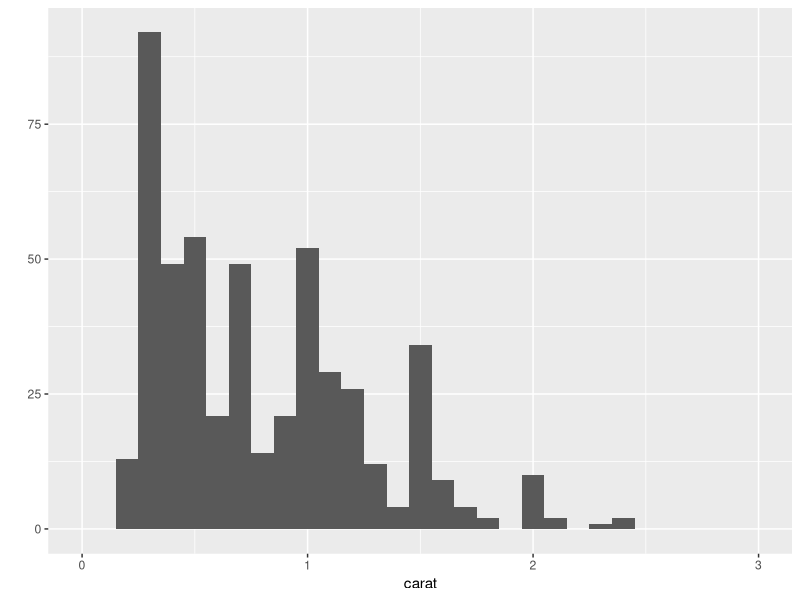
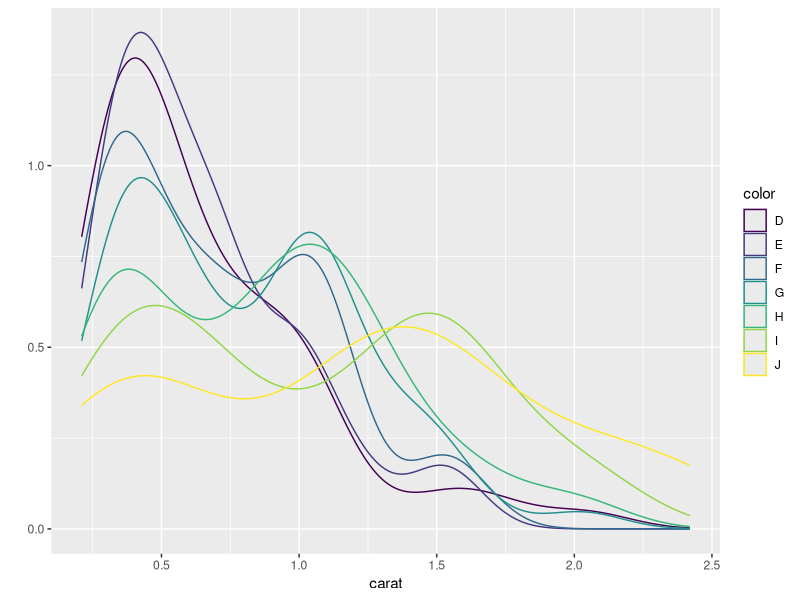
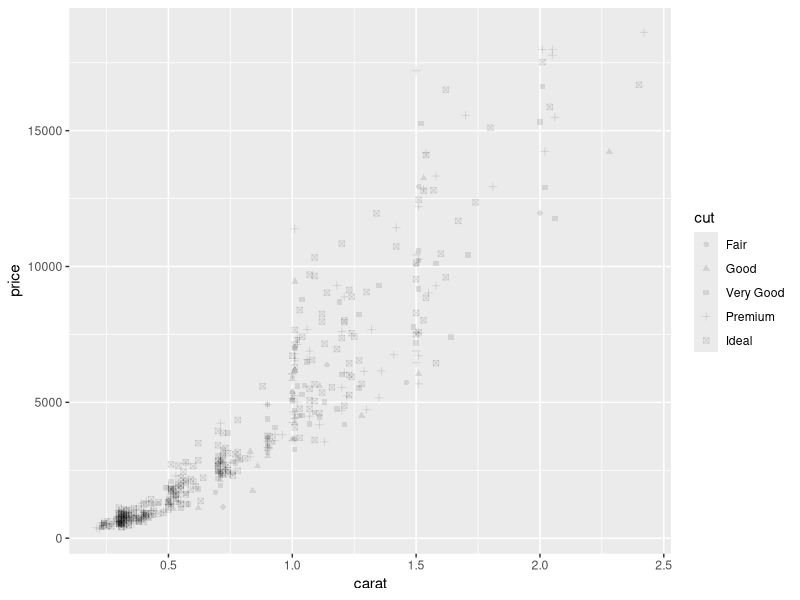
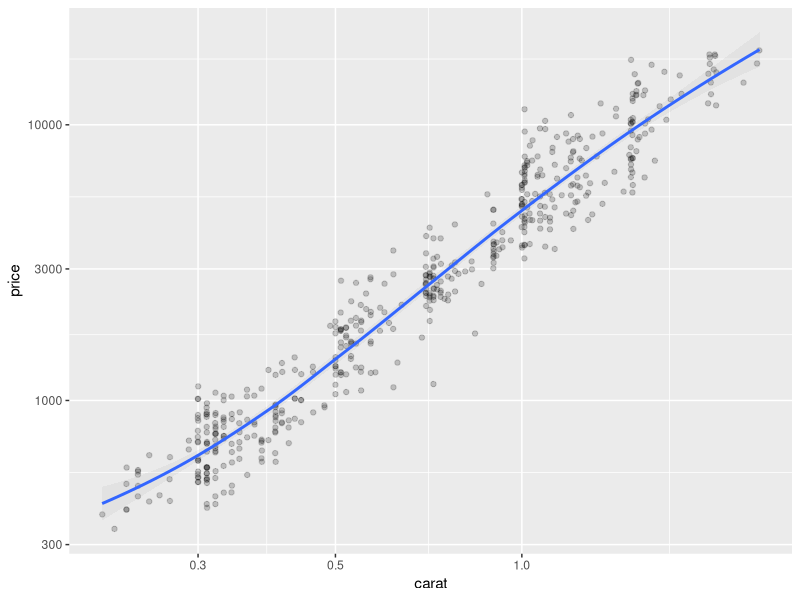

These charts were generated, in order, by the following R code:
## ---- chunk 1
knitr::opts_chunk$set(echo = TRUE)
library(ggplot2)
## ---- chunk 2
dsmall <- diamonds[sample(1:nrow(diamonds), 500, replace=FALSE),]
## ---- chunk 3
qplot(carat, data = dsmall ,geom = "histogram", binwidth = 0.1, xlim = c(0, 3))
## ---- chunk 4
qplot(carat, data = dsmall, geom = "density", color = color)
## ---- chunk 5
qplot(carat, price, data = dsmall, geom = "point", shape = cut, alpha = I(0.1))
## ---- chunk 6
qplot(carat, price, data = dsmall, geom = c("point", "jitter",  "smooth"), alpha = I(0.1), log = "xy")
